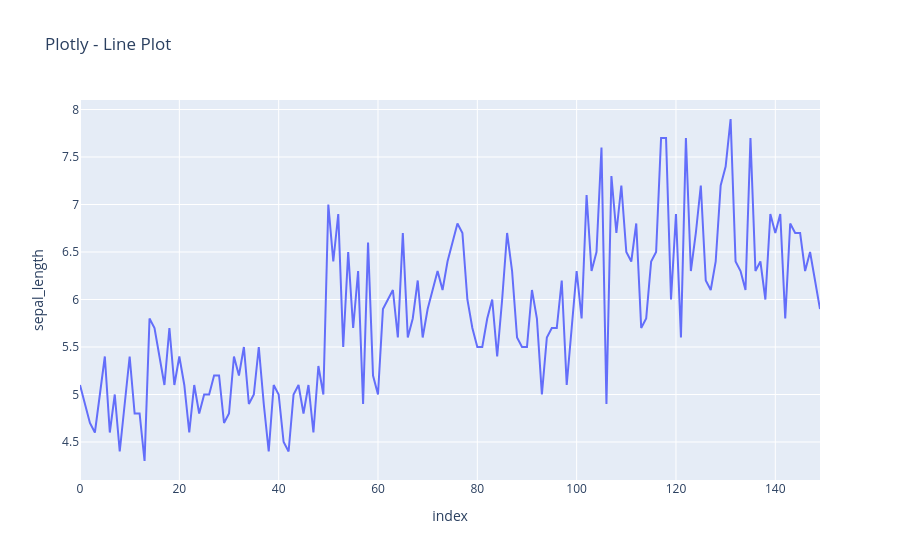

The code cell stored with this chart in its notebook:
### Code cell
from plotly.offline import init_notebook_mode

init_notebook_mode(connected=True)

px.line(df, y="sepal_length", title="Plotly - Line Plot").show()

### Figure 1 — Plotly figure (JSON) as saved in the notebook; plotly's stock layout.template omitted (floating-point values rounded to 4 significant figures; data arrays with more than 128 entries replaced by an {"elided": "..."} marker saying what was removed)
{"data": [{"hovertemplate": "index=%{x}<br>sepal_length=%{y}<extra></extra>", "legendgroup": "", "line": {"color": "#636efa", "dash": "solid"}, "marker": {"symbol": "circle"}, "mode": "lines", "name": "", "orientation": "v", "showlegend": false, "type": "scatter", "x": {"elided": "150 int values"}, "xaxis": "x", "y": {"elided": "150 float values"}, "yaxis": "y"}], "layout": {"legend": {"tracegroupgap": 0}, "title": {"text": "Plotly - Line Plot"}, "xaxis": {"anchor": "y", "domain": [0, 1], "title": {"text": "index"}}, "yaxis": {"anchor": "x", "domain": [0, 1], "title": {"text": "sepal_length"}}}}
